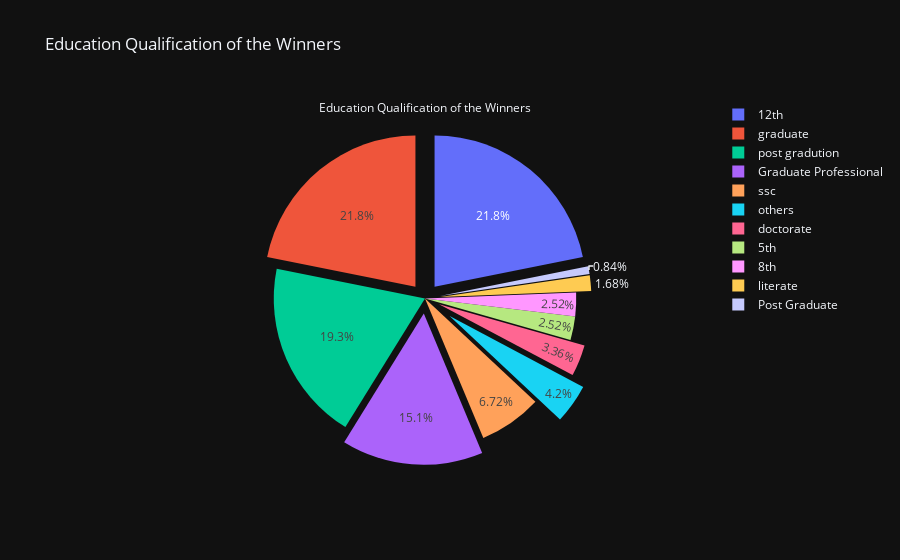

This figure's notebook cell:
### Code cell
ed_valid=election_data[election_data['Party']!="NOTA"]
ed_cnt=ed_valid.groupby('EDUCATION').apply(lambda x:x['Party'].count()).reset_index(name='Counts')
#fig = go.Figure(data=[go.Pie(labels=ed_cnt['EDUCATION'], values=ed_cnt['Counts'], pull=[0.1, 0.2, 0, 0.1, 0.2, 0,0.1, 0.2, 0,0.1, 0.2, 0.1])])
#fig.update_layout(title_text='Overall Education Qualification of all the Nominees',template='plotly_dark')
#fig.show()
ed_won=ed_valid[ed_valid['WIN']==1]
ed_win_cnt=ed_won.groupby('EDUCATION').apply(lambda x:x['Party'].count()).reset_index(name='Counts')
fig2 = go.Figure(data=[go.Pie(labels=ed_win_cnt['EDUCATION'], values=ed_win_cnt['Counts'], pull=[0.1, 0, 0, 0.1, 0.1, 0.1, 0.1, 0.1, 0.2, 0],title='Education Qualification of the Winners')])
fig2.update_layout(title_text='Education Qualification of the Winners',template='plotly_dark')
fig2.show()

### Figure 1 — Plotly figure (JSON) as saved in the notebook; plotly's stock layout.template omitted (floating-point values rounded to 4 significant figures)
{"data": [{"labels": ["12th", "5th", "8th", "Graduate Professional", "Post Graduate", "doctorate", "graduate", "literate", "others", "post gradution", "ssc"], "pull": [0.1, 0, 0, 0.1, 0.1, 0.1, 0.1, 0.1, 0.2, 0], "title": {"text": "Education Qualification of the Winners"}, "type": "pie", "values": [26, 3, 3, 18, 1, 4, 26, 2, 5, 23, 8]}], "layout": {"title": {"text": "Education Qualification of the Winners"}}}
